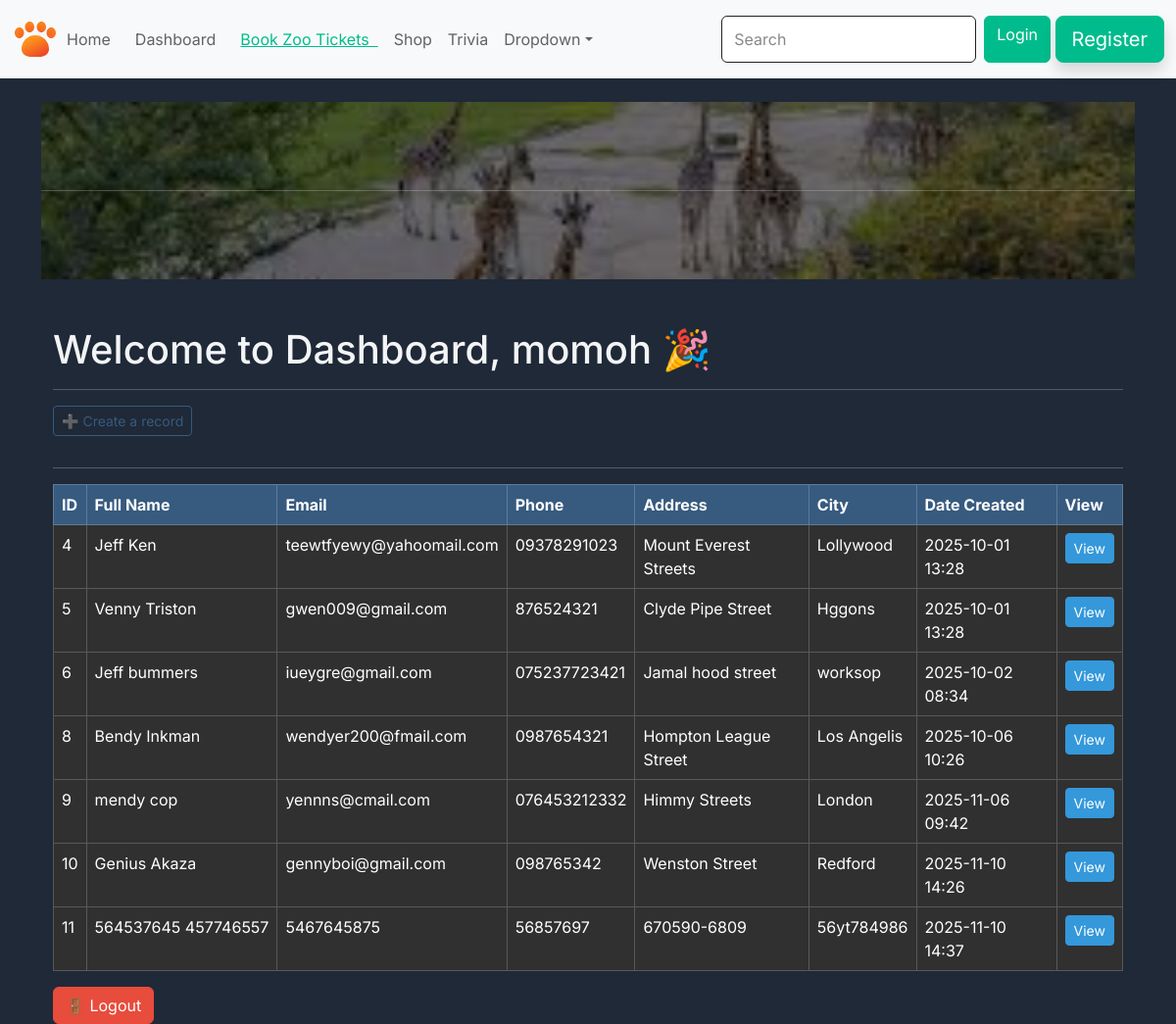
Before: /dashboard (signed in) with the older database file.
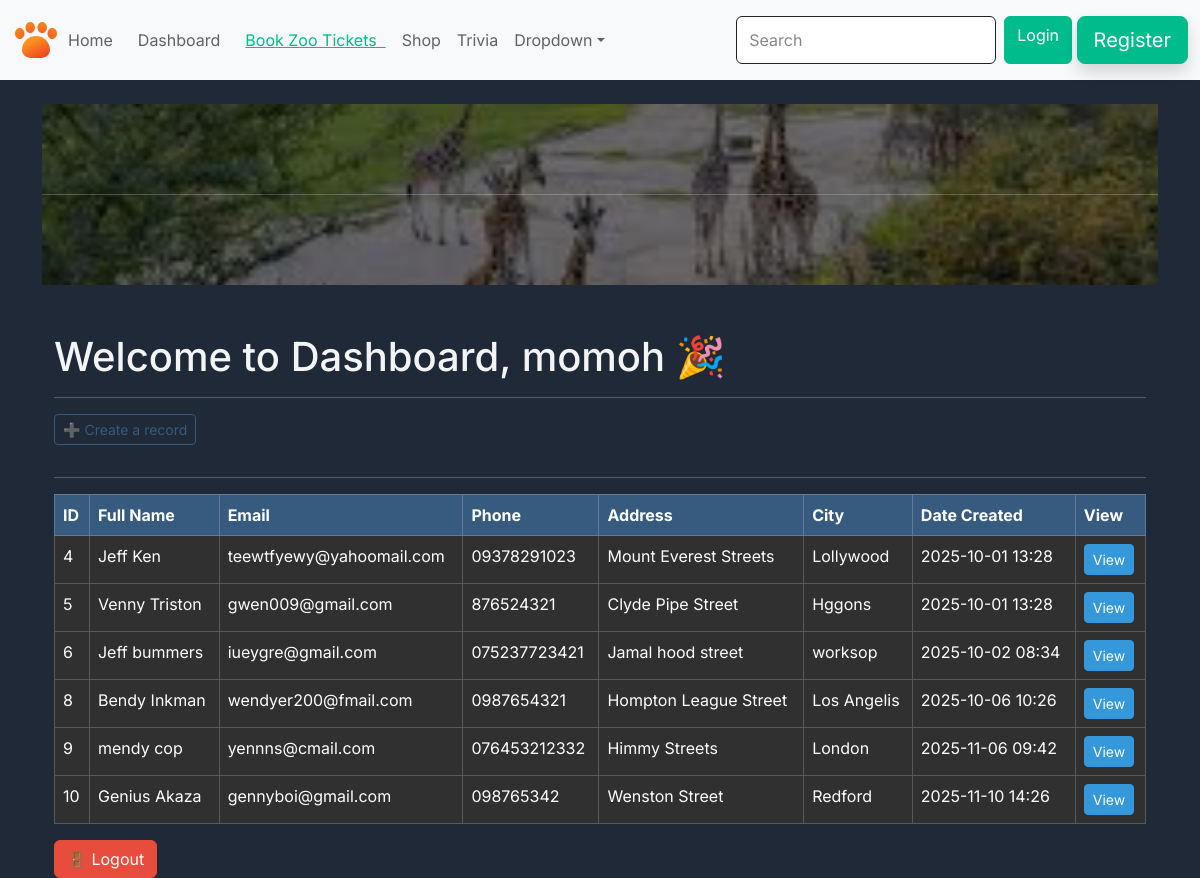
After: the same page with the newer database file.
### website/models.py (models this page shows, shortened)
class Record(models.Model):  # Model for the record in dashboard
    first_name = models.CharField(max_length=100)
    last_name = models.CharField(max_length=100)
    email = models.CharField(max_length=100)
    phone = models.CharField(max_length=15)
    address = models.CharField(max_length=100)
    city = models.CharField(max_length=50)
    creation_date = models.DateTimeField(auto_now_add=True)

### website/views.py (the view)
# urls.py: path('dashboard', views.dashboard, name="dashboard"), #dashboard
@login_required(login_url='my-login')
def dashboard(request):
    my_records = Record.objects.all()
    context = {'records':my_records}
    return render(request, 'pages/dashboard.html',context)

### website/template/pages/dashboard.html (shortened to what this page needs)
{% extends "pages/base.html" %}
{% load static %}
{% block content %}
    <br>
    <div class="text-center" id="welcome-section">
        <br>
        <hr>
        <br>
    </div>
    <br>
<div class="container mt-4">
    <h2 class="mb-3">Welcome to Dashboard, {{ request.user.username }} 🎉</h2>
    <hr>
    <a class="btn btn-outline-primary btn-sm mb-3" href="{% url 'create-record' %}">➕ Create a record</a>
    <hr>
    <table class="table table-dark table-hover table-bordered">
        <thead class="table-primary">
            <tr>
                <th scope="col">ID</th>
                <th scope="col">Full Name</th>
                <th scope="col">Email</th>
                <th scope="col">Phone</th>
                <th scope="col">Address</th>
                <th scope="col">City</th>
                <th scope="col">Date Created</th>
                <th scope="col">View</th>
            </tr>
        </thead>
        <tbody>
            {% if records %}
                {% for record in records %}
                <tr>
                    <td>{{ record.id }}</td>
                    <td>{{ record.first_name|default:"-" }}&nbsp;{{ record.last_name|default:"-" }}</td>
                    <td>{{ record.email|default:"-" }}</td>
                    <td>{{ record.phone|default:"-" }}</td>
                    <td>{{ record.address|default:"-" }}</td>
                    <td>{{ record.city|default:"-" }}</td>
                    <td>{{ record.creation_date|date:"Y-m-d H:i" }}</td>
                    <td>
                        <a href="{% url 'view_record' record.id %}" class="btn btn-sm btn-info">View</a>
                    </td>
                </tr>
                {% endfor %}
            {% else %}
                <tr>
                    <td colspan="8" class="text-center">No records found.</td>
                </tr>
            {% endif %}
        </tbody>
    </table>
    <a href="{% url 'user-logout' %}" class="btn btn-danger">🚪 Logout</a>
</div>
{% endblock %}

### website/template/pages/base.html (shortened to what this page needs)
{% load static %}
<!DOCTYPE html>
<html lang="en">
<head>
    <link rel="stylesheet" href="https://bootswatch.com/5/darkly/bootstrap.min.css">
    <link rel="stylesheet" href="{% static 'css/style.css' %}">
    <link rel="stylesheet" href="{% static 'css/trivia.css' %}">
</head>
<body>
<nav class="navbar navbar-expand-lg bg-body-tertiary">
  <div class="container-fluid">
    <div class="collapse navbar-collapse" id="navbarColor04">
      <ul class="navbar-nav me-auto">
        <li class="nav-item">
          <a class="nav-link " href="{% url ''%}">Home &nbsp;</a>
        </li>
        <li class="nav-item">
          <a class="nav-link" href="{% url 'dashboard' %}">Dashboard &nbsp;</a>
        </li>
        <li class="nav-item">
          <li class="nav-link"><a href="{% url 'book-tickets' %}">Book Zoo Tickets &nbsp;</a></li>
        </li>
       <li class="nav-item">
  <a class="nav-link" href="{% url 'shop_home' %}">Shop</a>
</li>
<li class="nav-item">
 <a class="nav-link" href="{% url 'trivia' %}">Trivia</a>
</li>
        <li class="nav-item dropdown">
          <a class="nav-link dropdown-toggle" data-bs-toggle="dropdown" href="#" role="button" aria-haspopup="true" aria-expanded="false">Dropdown</a>
        </li>
      </ul>
      <form class="d-flex">
        <input class="form-control me-sm-2" type="search" placeholder="Search">
        <a href="{% url 'my-login' %}" class="btn btn-success  btn-block">Login</a>
        <a href="{% url 'register' %}" class="btn btn-lg btn-success  shadow">Register</a>
      </form>
    </div>
  </div>
</nav>
<div class="container">
    {% block content %}
    {% endblock %}
</div>
</body>
</html>

### static/css/trivia.css (style rules this page uses)
:root { --primary-color: #10b981; --dark-bg: #1f2937; --card-bg: #374151; --text-light: #f3f4f6; }
body { font-family: 'Inter', sans-serif; background-color: var(--dark-bg); color: var(--text-light); }
#welcome-section { background-image: url("../images/zoo_background.jpg'"); background-size: cover; background-position: center; background-repeat: no-repeat; padding-top: 50px; padding-bottom: 50px; background-image: linear-gradient(rgba(0, 0, 0, 0.5), rgba(0, 0, 0, 0.5)), url('../images/zoo_background.jpg'); color: white; transition: all 0.5s ease-in-out; opacity: 0.9; }

Changed rows visible on the page:
removed Record: id "11", first_name "564537645", last_name "457746557", email "5467645875", phone "56857697", address "670590-6809", city "56yt784986", creation_date "2025-11-10 14:37"
